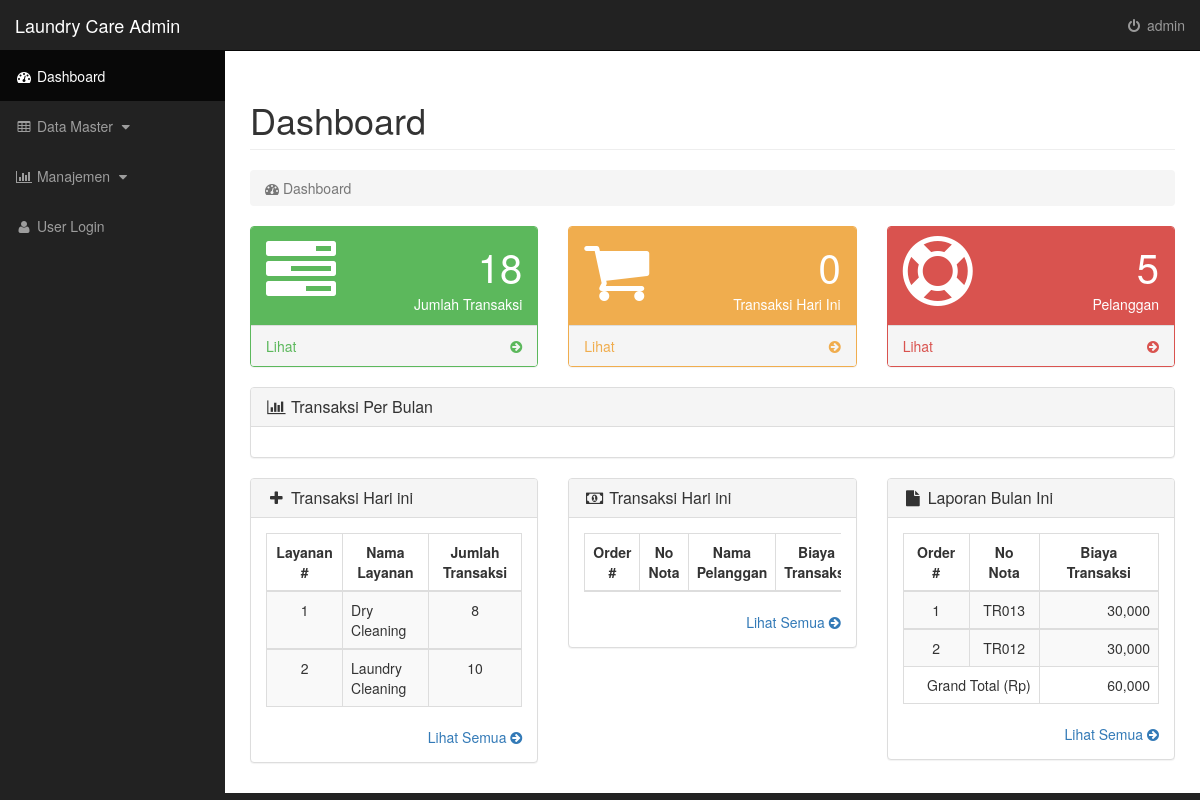
Screenshot of /admin/index.php (signed in) with the database file from the repository.
### tables this page shows
CREATE TABLE `list_order` (
  `id_order` int(255) NOT NULL,
  `no_nota` varchar(25) NOT NULL,
  `id_layanan` int(25) DEFAULT NULL,
  `id_pegawai` int(255) DEFAULT NULL,
  `id_user` varchar(255) DEFAULT NULL,
  `berat` int(255) NOT NULL,
  `tgl_order` date NOT NULL,
  `tgl_selesai` date DEFAULT NULL,
  `status` varchar(255) NOT NULL DEFAULT 'Menunggu',
  `bayar` int(255) NOT NULL
);

CREATE TABLE `layanan` (
  `id_layanan` int(25) NOT NULL,
  `nama_layanan` varchar(25) DEFAULT NULL,
  `biaya_layanan` int(50) NOT NULL
);

### admin/index.php (the view, shortened to what this page needs)
<?php
    include 'include/header.php';
?>
<body>
    <div id="wrapper">
        <?php
            include('include/nav.php');
        ?>
        <div id="page-wrapper">
            <div class="container-fluid">
                <div class="row">
                    <div class="col-lg-12">
                        <h1 class="page-header">
                            Dashboard
                        </h1>
                        <ol class="breadcrumb">
                            <li class="active">
                                <i class="fa fa-dashboard"></i> Dashboard
                            </li>
                        </ol>
                    </div>
                </div>
                <div class="row">
                    <div class="col-sm-4">
                        <div class="panel panel-green">
                            <div class="panel-heading">
                                <div class="row">
                                    <div class="col-xs-3">
                                        <i class="fa fa-tasks fa-5x"></i>
                                    </div>
                                    <div class="col-xs-9 text-right">
                                        <div class="huge">
                                        <?php
                                            $sql = "SELECT * FROM list_order";
                                            $query = mysqli_query($conn, $sql);
                                            if($query){
                                                $count = mysqli_num_rows($query);
                                                echo $count;
                                            }
                                        ?>
                                        </div>
                                        <div>Jumlah Transaksi</div>
                                    </div>
                                </div>
                            </div>
                            <a href="transaksi.php">
                                <div class="panel-footer">
                                    <span class="pull-left">Lihat</span>
                                    <span class="pull-right"><i class="fa fa-arrow-circle-right"></i></span>
                                    <div class="clearfix"></div>
                                </div>
                            </a>
                        </div>
                    </div>
                    <div class="col-sm-4">
                        <div class="panel panel-yellow">
                            <div class="panel-heading">
                                <div class="row">
                                    <div class="col-xs-3">
                                        <i class="fa fa-shopping-cart fa-5x"></i>
                                    </div>
                                    <div class="col-xs-9 text-right">
                                        <div class="huge">
                                        <?php
                                            $now = date('Y-m-d');
                                            $sql = "SELECT * FROM list_order WHERE tgl_order = '$now'";
                                            $query = mysqli_query($conn, $sql);
                                           if($query){
                                                $count = mysqli_num_rows($query);
                                                echo $count;
                                            }
                                        ?>
                                        </div>
                                        <div>Transaksi Hari Ini</div>
                                    </div>
                                </div>
                            </div>
                            <a href="transaksi_hari.php">
                                <div class="panel-footer">
                                    <span class="pull-left">Lihat</span>
                                    <span class="pull-right"><i class="fa fa-arrow-circle-right"></i></span>
                                    <div class="clearfix"></div>
                                </div>
                            </a>
                        </div>
                    </div>
                    <div class="col-sm-4">
                        <div class="panel panel-red">
                            <div class="panel-heading">
                                <div class="row">
                                    <div class="col-xs-3">
                                        <i class="fa fa-support fa-5x"></i>
                                    </div>
                                    <div class="col-xs-9 text-right">
                                        <div class="huge">
                                        <?php
                                            $sql = "SELECT * FROM customer";
                                            $query = mysqli_query($conn, $sql);
                                            if($query){
                                                $count = mysqli_num_rows($query);
                                                echo $count;
                                            }
                                        ?>
                                        </div>
                                        <div>Pelanggan</div>
                                    </div>
                                </div>
                            </div>
                            <a href="data-pelanggan.php">
                                <div class="panel-footer">
                                    <span class="pull-left">Lihat</span>
                                    <span class="pull-right"><i class="fa fa-arrow-circle-right"></i></span>
                                    <div class="clearfix"></div>
                                </div>
                            </a>
                        </div>
                    </div>
                </div>
                <div class="row">
                    <div class="col-lg-12">
                        <div class="panel panel-default">
                            <div class="panel-heading">
                                <h3 class="panel-title"><i class="fa fa-bar-chart-o fa-fw"></i> Transaksi Per Bulan</h3>
                            </div>
                            <div class="panel-body">
                            </div>
                        </div>
                    </div>
                </div>
                <div class="row">
                    <div class="col-lg-4">
                        <div class="panel panel-default">
                            <div class="panel-heading">
                                <h3 class="panel-title"><i class="fa fa-plus fa-fw"></i> Transaksi Hari ini</h3>
                            </div>
                            <div class="panel-body">
                                <div class="table-responsive">
                                    <?php
                                        $query = "SELECT
                                                layanan.nama_layanan, COUNT(*) AS jumlah
                                                FROM
                                                list_order
                                                INNER JOIN layanan ON layanan.id_layanan = list_order.id_layanan
                                                GROUP BY layanan.nama_layanan
                                                ";
                                    $rs_result = mysqli_query($conn, $query);
                                    $number = 1;
                                    ?>
                                    <table class="table table-bordered table-hover table-striped">
                                        <thead>
                                            <tr>
                                                <th class="align-middle text-center">Layanan #</th>
                                                <th class="align-middle text-center">Nama Layanan</th>
                                                <th class="align-middle text-center">Jumlah Transaksi</th>
                                            </tr>
                                        </thead>
                                    <?php while ($row = mysqli_fetch_array($rs_result, MYSQLI_ASSOC)) { ?>
                                        <tbody>
                                            <tr>
                                                <td class="align-middle text-center"><?php echo $number; ?></td>
                                                <td class="align-middle text-left"><?php echo $row['nama_layanan']; ?></td>
                                                <td class="align-middle text-center"><?php echo $row['jumlah']; ?></td>
                                            </tr>
                                        </tbody>
                                    <?php
                                        $number++;}
                                    ?>
                                    </table>
                                </div>
                                <div class="text-right">
                                    <a href="transaksi.php">Lihat Semua <i class="fa fa-arrow-circle-right"></i></a>
                                </div>
                            </div>
                        </div>
                    </div>
                    <div class="col-lg-4">
                        <div class="panel panel-default">
                            <div class="panel-heading">
                                <h3 class="panel-title"><i class="fa fa-money fa-fw"></i> Transaksi Hari ini</h3>
                            </div>
                            <div class="panel-body">
                                <div class="table-responsive">
                                    <table class="table table-bordered table-hover table-striped">
                                        <thead>
                                            <tr>
                                                <th class="align-middle text-center">Order #</th>
                                                <th class="align-middle text-center">No Nota</th>
                                                <th class="align-middle text-center">Nama Pelanggan</th>
                                                <th class="align-middle text-center">Biaya Transaksi</th>
                                            </tr>
                                        </thead>
                                    </table>
                                </div>
                                <div class="text-right">
                                    <a href="transaksi_hari.php">Lihat Semua <i class="fa fa-arrow-circle-right"></i></a>
                                </div>
                            </div>
                        </div>
                    </div>
                    <div class="col-lg-4">
                        <div class="panel panel-default">
                            <div class="panel-heading">
                                <h3 class="panel-title"><i class="fa fa-file fa-fw"></i> Laporan Bulan Ini</h3>
                            </div>
                            <div class="panel-body">
                                <div class="table-responsive">
                                    <?php
                                        $grand_total = 0;
                                        $query = "select
                                            id_order,
                                            list_order.no_nota,
                                            list_order.berat,
                                            layanan.biaya_layanan,
                                            list_order.bayar
                                            from
                                            list_order
                                            inner join layanan on layanan.id_layanan = list_order.id_layanan
                                            where
                                            month(tgl_order) = month(curdate()) and status like 'selesai'
                                            order by id_order desc limit 5";
                                    $rs_result = mysqli_query($conn, $query);
                                    $number = 1;
                                    ?>
                                    <table class="table table-bordered table-hover table-striped">
                                        <thead>
                                            <tr>
                                                <th class="align-middle text-center">Order #</th>
                                                <th class="align-middle text-center">No Nota</th>
                                                <th class="align-middle text-center">Biaya Transaksi</th>
                                            </tr>
                                        </thead>
                                    <?php while ($row = mysqli_fetch_array($rs_result, MYSQLI_ASSOC)) { ?>
                                        <tbody>
                                            <tr>
                                                <td class="align-middle text-center"><?php echo $number; ?></td>
                                                <td class="align-middle text-center"><?php echo $row['no_nota']; ?></td>
                                                <td class="align-middle text-right">
                                                        <?php
                                                            $total_biaya = $row['berat']*$row['biaya_layanan'];
                                                            echo number_format($total_biaya);
                                                        ?>
                                                </td>
                                            </tr>
                                        <?php
                                            $number++;
                                            $grand_total = $grand_total + $total_biaya;  }
                                        ?>
                                            <tr>
                                                <td colspan="2" class="align-middle text-right">Grand Total (Rp)</td>
                                                <td class="align-middle text-right"><?php echo number_format($grand_total);?></td>
                                            </tr>
                                    </table>
                                </div>
                                <div class="text-right">
                                    <a href="laporan.php">Lihat Semua <i class="fa fa-arrow-circle-right"></i></a>
                                </div>
                            </div>
                        </div>
                    </div>
                </div>
            </div>
        </div>
    </div>
</body>
</html>

### admin/css/sb-admin.css (style rules this page uses)
body { margin-top: 100px; background-color: #222; }
@media (min-width:768px) { body { margin-top: 50px; } }
#wrapper { padding-left: 0; }
#page-wrapper { width: 100%; padding: 0; background-color: #fff; }
.huge { font-size: 50px; line-height: normal; }
@media (min-width:768px) { #wrapper { padding-left: 225px; } }
@media (min-width:768px) { #page-wrapper { padding: 10px; } }
.huge { font-size: 40px; }
.panel-green { border-color: #5cb85c; }
.panel-green > .panel-heading { border-color: #5cb85c; color: #fff; background-color: #5cb85c; }
.panel-green > a { color: #5cb85c; }
.panel-red { border-color: #d9534f; }
.panel-red > .panel-heading { border-color: #d9534f; color: #fff; background-color: #d9534f; }
.panel-red > a { color: #d9534f; }
.panel-yellow { border-color: #f0ad4e; }
.panel-yellow > .panel-heading { border-color: #f0ad4e; color: #fff; background-color: #f0ad4e; }
.panel-yellow > a { color: #f0ad4e; }

### rows the page displays
list_order: no_nota "TR013", berat.biaya_layanan "30,000"
list_order: no_nota "TR012", berat.biaya_layanan "30,000"

### other values shown
$_SESSION['username'] "admin"
$count "18"
$count "0"
$count "5"
$row['nama_layanan'] "Dry Cleaning"
$row['jumlah'] "8"
$row['nama_layanan'] "Laundry Cleaning"
$row['jumlah'] "10"
$grand_total "60,000"
